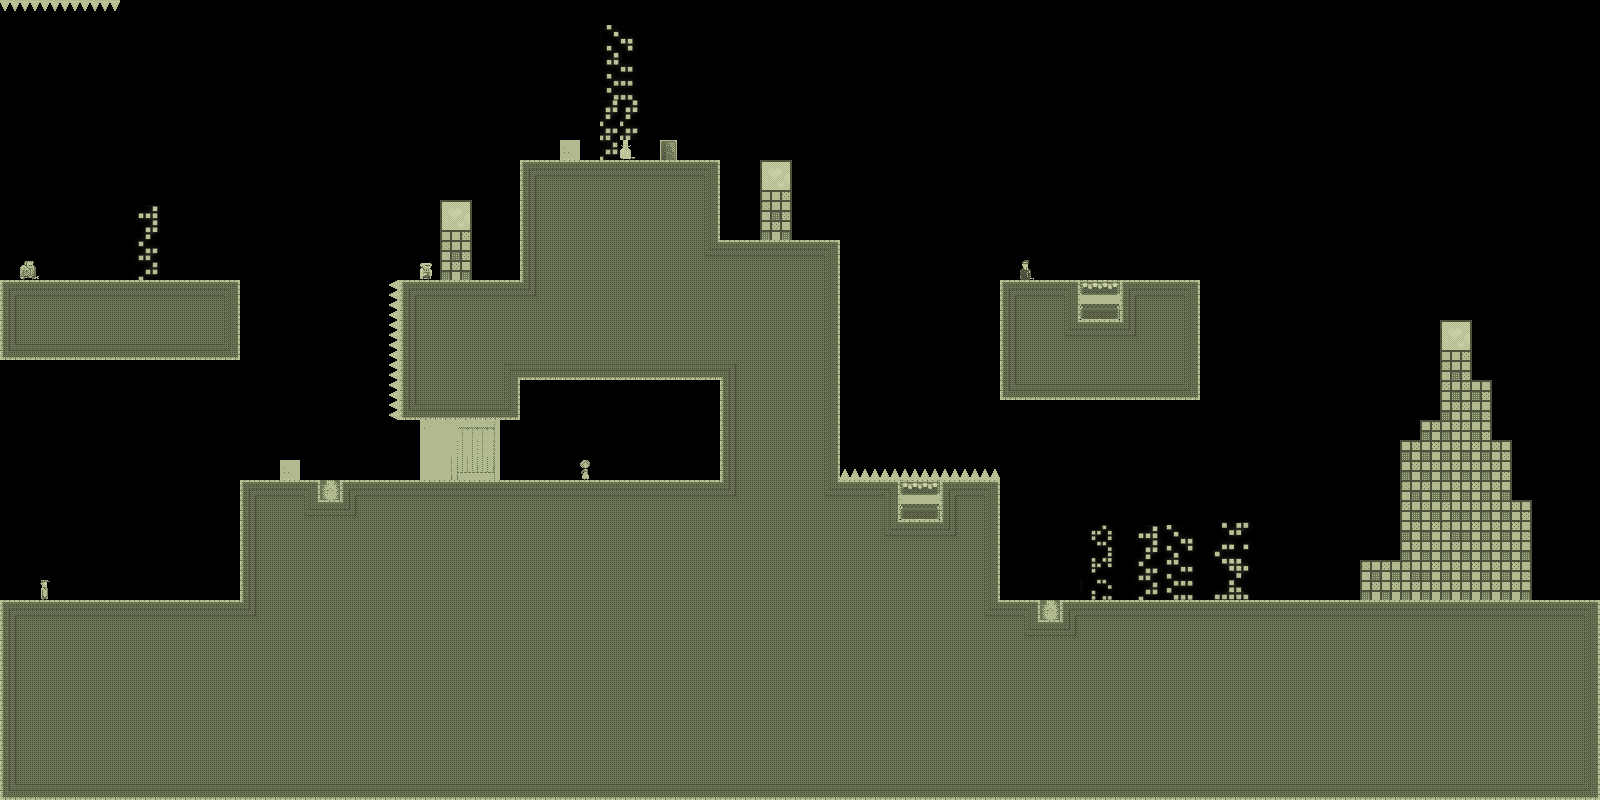

A 2D game scene composited from a Tiled map and its tileset images. What follows is a short description and the map's XML, with each tile layer's data collapsed to a summary:
An orthogonal 80x40 tile map with 20x20 px tiles, 1 tile layer (bg) and 1 object.

<map version="1.0" orientation="orthogonal" width="80" height="40" tilewidth="20" tileheight="20">
 <tileset firstgid="1" name="tiles_newyork" tilewidth="20" tileheight="20">
  <image source="../../../../../SuperLemonadeFactory1989Content/Lemonade/tiles_newyork.png" width="400" height="400" />
  <terraintypes>
   <terrain name="solid" tile="-1" />
  </terraintypes>
  <tile id="8" terrain=",,,0" />
  <tile id="9" terrain=",,0,0" />
  <tile id="10" terrain=",,0,0" />
  <tile id="11" terrain=",,0,0" />
  <tile id="12" terrain=",,0,0" />
  <tile id="13" terrain=",,0,0" />
  <tile id="14" terrain=",,0," />
  <tile id="15" terrain="0,0,0," />
  <tile id="16" terrain="0,0,,0" />
  <tile id="28" terrain=",0,,0" />
  <tile id="34" terrain="0,,0," />
  <tile id="35" terrain="0,,0,0" />
  <tile id="36" terrain=",0,0,0" />
  <tile id="48" terrain=",0,,0" />
  <tile id="54" terrain="0,,0," />
  <tile id="68" terrain=",0,,0" />
  <tile id="74" terrain="0,,0," />
  <tile id="88" terrain=",0,,0" />
  <tile id="94" terrain="0,,0," />
  <tile id="108" terrain=",0,,0" />
  <tile id="114" terrain="0,,0," />
  <tile id="128" terrain=",0,," />
  <tile id="129" terrain="0,0,," />
  <tile id="130" terrain="0,0,," />
  <tile id="131" terrain="0,0,," />
  <tile id="132" terrain="0,0,," />
  <tile id="133" terrain="0,0,," />
  <tile id="134" terrain="0,,," />
  <tile id="194" terrain="0,0,0,0" />
  <tile id="356">
   <properties>
    <property name="LargeCrate" value="" />
   </properties>
  </tile>
  <tile id="380">
   <properties>
    <property name="Andre" value="" />
   </properties>
  </tile>
  <tile id="381">
   <properties>
    <property name="Liselot" value="" />
   </properties>
  </tile>
  <tile id="382">
   <properties>
    <property name="Amsterdaam" value="" />
   </properties>
  </tile>
  <tile id="383">
   <properties>
    <property name="Worker" value="" />
   </properties>
  </tile>
  <tile id="384">
   <properties>
    <property name="Inspector" value="" />
   </properties>
  </tile>
  <tile id="385">
   <properties>
    <property name="Chef" value="" />
   </properties>
  </tile>
  <tile id="386">
   <properties>
    <property name="Exit" value="" />
   </properties>
  </tile>
  <tile id="387">
   <properties>
    <property name="Trampoline" value="" />
   </properties>
  </tile>
  <tile id="388">
   <properties>
    <property name="SmallCrate" value="" />
   </properties>
  </tile>
  <tile id="389">
   <properties>
    <property name="SugarBag" value="" />
   </properties>
  </tile>
 </tileset>
 <layer name="bg" width="80" height="40">
  <data>[3200 cells, 1548 non-empty, 101 distinct tile ids]</data>
 </layer>
 <objectgroup name="boxes" width="80" height="40">
  <object x="1200" y="280">
   <polyline points="40,0 40,240" />
  </object>
 </objectgroup>
</map>
